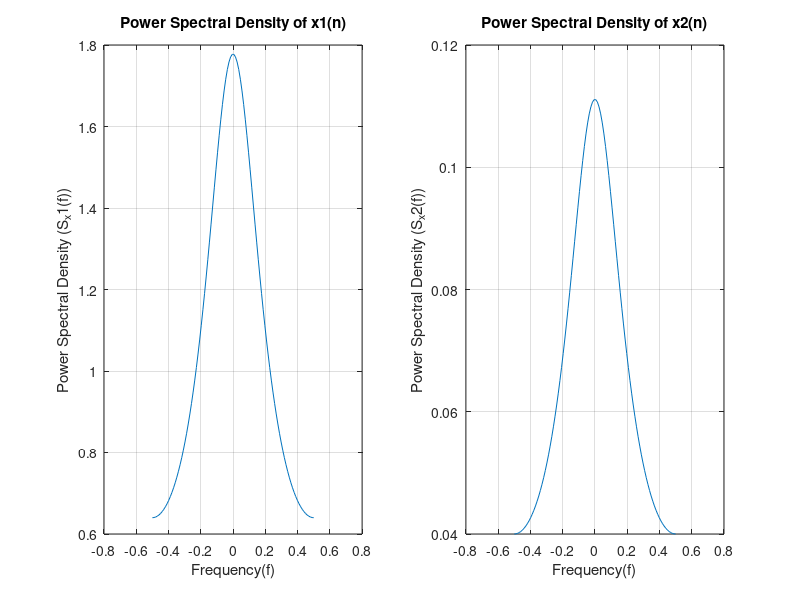

MATLAB code for this plot:
clear;clc;

% 定义AR(1)过程的参数
alpha = 0.25; % 自回归系数
sigma_squared = 1; % 白噪声方差

% 定义频率范围
frequencies = linspace(-0.5, 0.5, 100); % 频率范围，通常在[-0.5, 0.5]之间

% 计算功率谱密度函数
S_x1 = sigma_squared ./ abs(1 - alpha * exp(-2i*pi*frequencies)).^2;

beta = 0.25; % β 值，根据您的问题设置

% 计算 H2(f) 的频率响应
H2_frequencies = beta * ones(size(frequencies)); % H2(f) 是常数

% 计算 S_x2(f) = |H2(f)|^2 * S_x1(f)
S_x2 = abs(H2_frequencies).^2 .* S_x1;

% 绘制功率谱密度函数图像
figure
subplot(1,2,1)
plot(frequencies, S_x1);
title('Power Spectral Density of x1(n)');
xlabel('Frequency(f)');
ylabel('Power Spectral Density (S_x1(f))');
grid on;
% 绘制 S_x2(f) 的图像
subplot(1,2,2)
plot(frequencies, S_x2);
title('Power Spectral Density of x2(n)');
xlabel('Frequency(f)');
ylabel('Power Spectral Density (S_x2(f))');
grid on;

